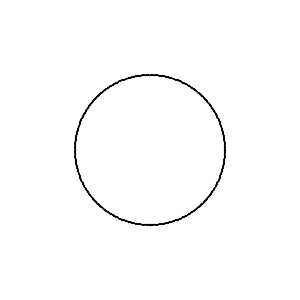
Frame 1 (no input)
Frame 60 (the mouse pressed at the canvas centre just before this capture): identical to frame 1, image omitted
Frame 120 (the mouse held since frame 60 and released just before this capture): identical to frame 1, image omitted

The Processing sketch that drew this single still picture (run headless with seeded random() and noise(); from frame 60 on, the mouse is pressed at the canvas centre):

// Processing sketch: trig_base
// ── trig_base.pde
void setup(){
  size(300, 300);
  background(255);
  ellipse(150,150, 150,150);
}

void draw(){
  background(255);
  int radius = 75;
  int offx = width/2;
  int offy = height/2;
  for(int i = 0; i<360; i++){
    float angle = radians(i);
    float x = offx + cos(angle) * radius;
    float y = offy +  sin(angle) * radius;
    ellipse(x,y,1,1);
  }
}
